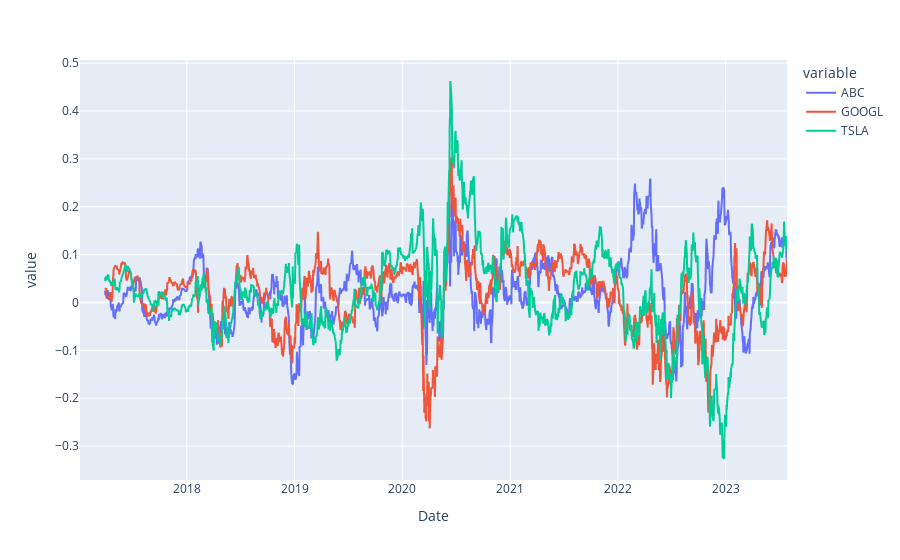

Notebook cell for this chart:
### Code cell
benchmark_vol = volatility_sp500






for c in log_returns.columns:
    if c != 'S&P500':
        m2_ratio[c] = (sharpe_ratio[c] * benchmark_vol/LOOKBACK_PERIOD + Rf) * LOOKBACK_PERIOD

m2_ratio.plot()

### Figure 1 — Plotly figure (JSON) as saved in the notebook; plotly's stock layout.template omitted (floating-point values rounded to 4 significant figures; data arrays with more than 128 entries replaced by an {"elided": "..."} marker saying what was removed)
{"data": [{"hovertemplate": "variable=ABC<br>Date=%{x}<br>value=%{y}<extra></extra>", "legendgroup": "ABC", "line": {"color": "#636efa", "dash": "solid"}, "marker": {"symbol": "circle"}, "mode": "lines", "name": "ABC", "showlegend": true, "type": "scattergl", "x": {"elided": "1652 str values"}, "xaxis": "x", "y": {"elided": "1652 float values"}, "yaxis": "y"}, {"hovertemplate": "variable=GOOGL<br>Date=%{x}<br>value=%{y}<extra></extra>", "legendgroup": "GOOGL", "line": {"color": "#EF553B", "dash": "solid"}, "marker": {"symbol": "circle"}, "mode": "lines", "name": "GOOGL", "showlegend": true, "type": "scattergl", "x": {"elided": "1652 str values"}, "xaxis": "x", "y": {"elided": "1652 float values"}, "yaxis": "y"}, {"hovertemplate": "variable=TSLA<br>Date=%{x}<br>value=%{y}<extra></extra>", "legendgroup": "TSLA", "line": {"color": "#00cc96", "dash": "solid"}, "marker": {"symbol": "circle"}, "mode": "lines", "name": "TSLA", "showlegend": true, "type": "scattergl", "x": {"elided": "1652 str values"}, "xaxis": "x", "y": {"elided": "1652 float values"}, "yaxis": "y"}], "layout": {"legend": {"title": {"text": "variable"}, "tracegroupgap": 0}, "margin": {"t": 60}, "xaxis": {"anchor": "y", "domain": [0, 1], "title": {"text": "Date"}}, "yaxis": {"anchor": "x", "domain": [0, 1], "title": {"text": "value"}}}}
